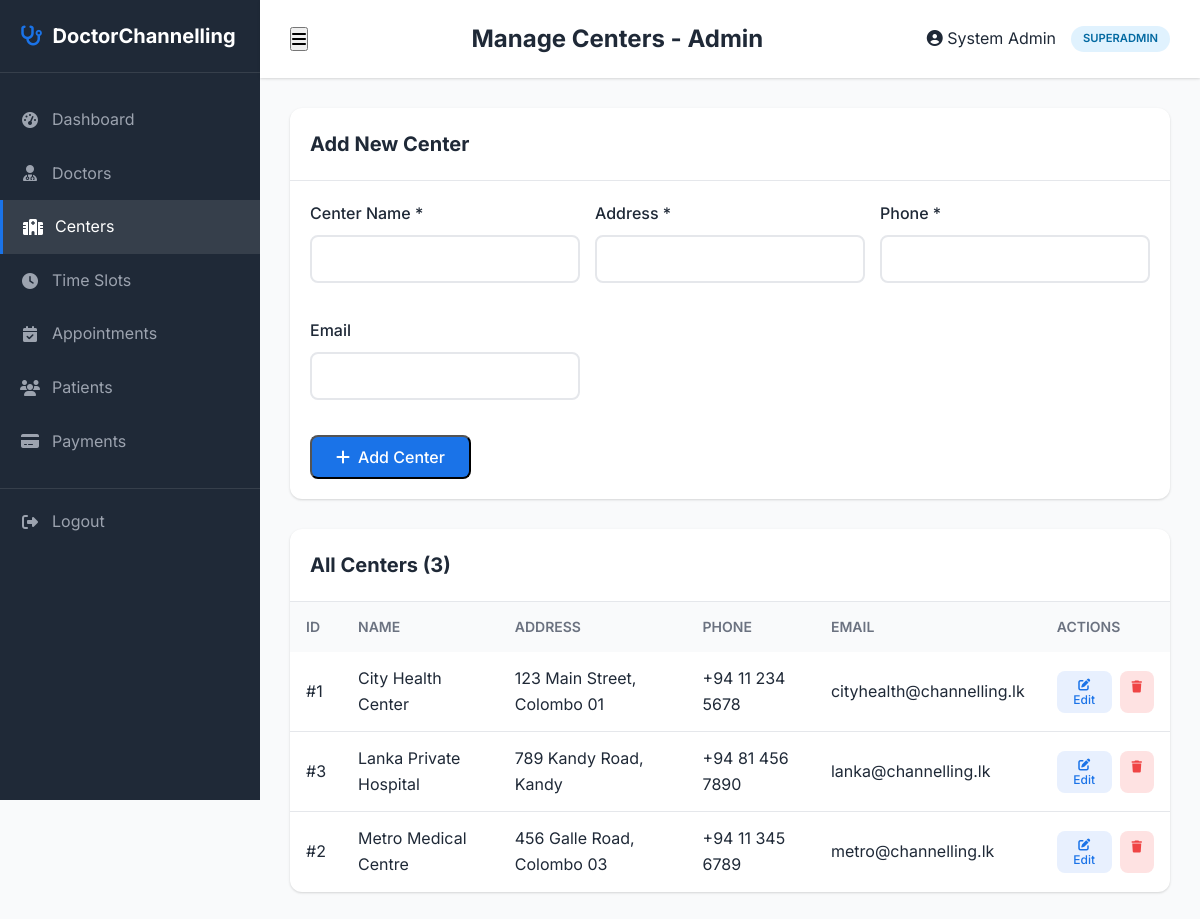
Screenshot of /admin/centers.php (signed in) with the database file from the repository.
### tables this page shows
CREATE TABLE `channelling_centers` (
  `center_id` int(11) NOT NULL,
  `center_name` varchar(150) NOT NULL,
  `address` text NOT NULL,
  `phone` varchar(20) NOT NULL,
  `email` varchar(100) DEFAULT NULL,
  `created_at` timestamp NOT NULL DEFAULT current_timestamp()
);

### admin/centers.php (the view, shortened to what this page needs)
<?php
require_once 'includes/admin-header.php';
require_once __DIR__ . '/../config/db.php';
$centers = [];
$result = $conn->query("SELECT * FROM channelling_centers ORDER BY center_name");
while ($row = $result->fetch_assoc()) {
    $centers[] = $row;
}
?>
<div class="admin-table-container">
    <div class="admin-table-header">
        <h3>Add New Center</h3>
    </div>
    <div style="padding: 20px;">
        <form action="centers.php" method="POST" style="display: grid; grid-template-columns: repeat(auto-fit, minmax(200px, 1fr)); gap: 15px;">
            <div class="form-group">
                <label>Center Name *</label>
                <input type="text" name="center_name" required>
            </div>
            <div class="form-group">
                <label>Address *</label>
                <input type="text" name="address" required>
            </div>
            <div class="form-group">
                <label>Phone *</label>
                <input type="tel" name="phone" required>
            </div>
            <div class="form-group">
                <label>Email</label>
                <input type="email" name="email">
            </div>
            <div style="grid-column: 1 / -1;">
                <button type="submit" name="add_center" class="btn-primary">
                    <i class="fas fa-plus"></i> Add Center
                </button>
            </div>
        </form>
    </div>
</div>
<div class="admin-table-container" style="margin-top: 30px;">
    <div class="admin-table-header">
        <h3>All Centers (<?php echo count($centers); ?>)</h3>
    </div>
    <table class="admin-table">
        <thead>
            <tr>
                <th>ID</th>
                <th>Name</th>
                <th>Address</th>
                <th>Phone</th>
                <th>Email</th>
                <th>Actions</th>
            </tr>
        </thead>
        <tbody>
            <?php foreach ($centers as $center): ?>
            <tr>
                <td>#<?php echo $center['center_id']; ?></td>
                <td><?php echo htmlspecialchars($center['center_name']); ?></td>
                <td><?php echo htmlspecialchars($center['address']); ?></td>
                <td><?php echo htmlspecialchars($center['phone']); ?></td>
                <td><?php echo htmlspecialchars($center['email']); ?></td>
                <td>
                    <div class="action-btns">
                        <button class="action-btn view" onclick="editCenter(<?php echo $center['center_id']; ?>, '<?php echo htmlspecialchars($center['center_name']); ?>', '<?php echo htmlspecialchars($center['address']); ?>', '<?php echo htmlspecialchars($center['phone']); ?>', '<?php echo htmlspecialchars($center['email']); ?>')">
                            <i class="fas fa-edit"></i> Edit
                        </button>
                        <a href="centers.php?delete=<?php echo $center['center_id']; ?>" class="action-btn cancel" data-confirm="Are you sure you want to delete this center?">
                            <i class="fas fa-trash"></i>
                        </a>
                    </div>
                </td>
            </tr>
            <?php endforeach; ?>
        </tbody>
    </table>
</div>
<?php require_once 'includes/admin-footer.php'; ?>

### assets/css/style.css (style rules this page uses)
:root { --primary-color: #1a73e8; --primary-dark: #1557b0; --primary-light: #e8f0fe; --accent-color: #0d9e8a; --accent-dark: #0a7d70; --accent-light: #e0f7f5; --text-dark: #1f2937; --text-gray: #6b7280; --text-light: #9ca3af; --white: #ffffff; --bg-light: #f9fafb; --bg-gray: #f3f4f6; --border-color: #e5e7eb; --success: #10b981; --warning: #f59e0b; --error: #ef4444; --shadow-sm: 0 1px 2px 0 rgba(0, 0, 0, 0.05); --shadow: 0 1px 3px 0 rgba(0, 0, 0, 0.1), 0 1px 2px 0 rgba(0, 0, 0, 0.06); --shadow-md: 0 4px 6px -1px rgba(0, 0, 0, 0.1), 0 2px 4px -1px rgba(0, 0, 0, 0.06); --shadow-lg: 0 10px 15px -3px rgba(0, 0, 0, 0.1), 0 4px 6px -2px rgba(0, 0, 0, 0.05); --radius: 8px; --radius-lg: 12px; --transition: all 0.3s ease; }
*, *::before, *::after { margin: 0; padding: 0; box-sizing: border-box; }
input, select, textarea { display: block !important; visibility: visible !important; opacity: 1 !important; }
html { scroll-behavior: smooth; }
body { font-family: 'Inter', -apple-system, BlinkMacSystemFont, 'Segoe UI', Roboto, sans-serif; font-size: 16px; line-height: 1.6; color: var(--text-dark); background-color: var(--white); min-height: 100vh; display: flex; flex-direction: column; }
body.admin-page { display: block; background: #f9fafb; }
a { text-decoration: none; color: inherit; transition: var(--transition); }
button, input, select, textarea { font-family: inherit; font-size: inherit; }
.btn-primary { display: inline-flex; align-items: center; gap: 8px; padding: 10px 24px; background: var(--primary-color); color: var(--white); border-radius: var(--radius); font-weight: 500; transition: var(--transition); }
.form-group { margin-bottom: 20px; display: block; visibility: visible; }
.form-group label { display: block; font-weight: 500; margin-bottom: 8px; color: var(--text-dark); }
.form-group input, .form-group select, .form-group textarea { width: 100%; padding: 12px 16px; border: 2px solid var(--border-color); border-radius: var(--radius); transition: var(--transition); display: block !important; visibility: visible !important; opacity: 1 !important; position: relative !important; height: 48px; box-sizing: border-box; }
.form-group input[type="text"], .form-group input[type="email"], .form-group input[type="password"], .form-group input[type="tel"], .form-group input[type="date"], .form-group input[type="time"], .form-group select, .form-group textarea { display: block !important; visibility: visible !important; opacity: 1 !important; position: relative !important; }
.form-group input, .form-group select, .form-group textarea { width: 100%; padding: 12px 16px; border: 2px solid var(--border-color); border-radius: var(--radius); transition: var(--transition); display: block !important; visibility: visible !important; opacity: 1 !important; }
.form-group input[type="text"], .form-group input[type="email"], .form-group input[type="password"], .form-group input[type="tel"], .form-group input[type="date"], .form-group input[type="time"], .form-group select, .form-group textarea { display: block !important; visibility: visible !important; opacity: 1 !important; }
table { width: 100%; border-collapse: collapse; }
table th, table td { padding: 16px 20px; text-align: left; }
table th { background: var(--bg-light); font-weight: 600; color: var(--text-dark); }
table tr { border-bottom: 1px solid var(--border-color); }
table tr:last-child { border-bottom: none; }
.action-btns { display: flex; gap: 8px; }
.action-btn { padding: 6px 12px; border-radius: var(--radius); font-size: 0.75rem; font-weight: 500; border: none; cursor: pointer; transition: var(--transition); }
.action-btn.view { background: var(--primary-light); color: var(--primary-color); }
.action-btn.cancel { background: #fee2e2; color: var(--error); }
.admin-table-container { background: var(--white); border-radius: var(--radius-lg); box-shadow: var(--shadow); overflow: hidden; }
.admin-table-header { display: flex; justify-content: space-between; align-items: center; padding: 20px; border-bottom: 1px solid var(--border-color); }
.admin-table-header h3 { font-size: 1.25rem; }
.admin-table { width: 100%; border-collapse: collapse; }
.admin-table th, .admin-table td { padding: 14px 16px; text-align: left; }
.admin-table th { background: var(--bg-light); font-weight: 600; font-size: 0.875rem; text-transform: uppercase; color: var(--text-gray); }
.admin-table tr { border-bottom: 1px solid var(--border-color); }
.admin-table tr:last-child { border-bottom: none; }

### rows the page displays
channelling_centers: center_id "1", center_name "City Health Center", address "123 Main Street, Colombo 01", phone "+94 11 234 5678", email "cityhealth@channelling.lk"
channelling_centers: center_id "3", center_name "Lanka Private Hospital", address "789 Kandy Road, Kandy", phone "+94 81 456 7890", email "lanka@channelling.lk"
channelling_centers: center_id "2", center_name "Metro Medical Centre", address "456 Galle Road, Colombo 03", phone "+94 11 345 6789", email "metro@channelling.lk"

### other values shown
$page_title "Manage Centers - Admin"
$admin_name "System Admin"
$admin_role "SUPERADMIN"
count($centers) "3"
